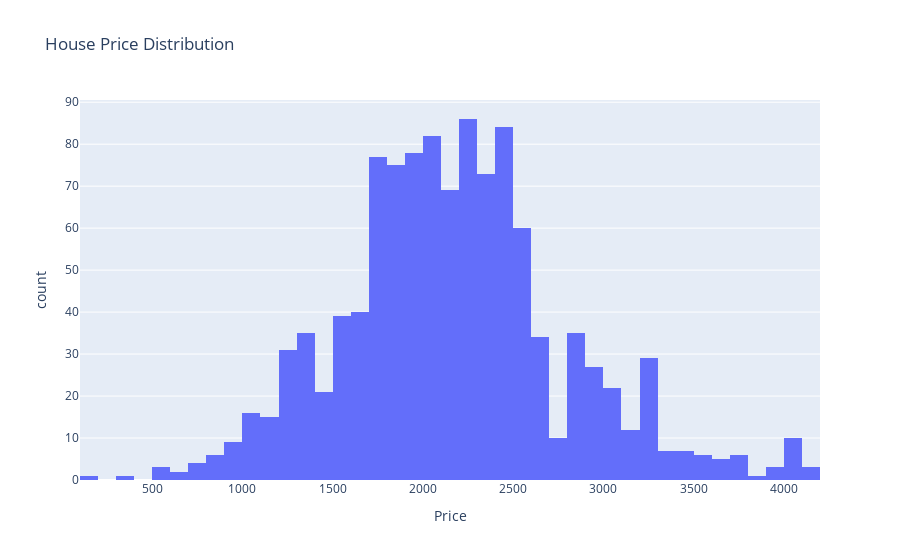

Here is the notebook cell this chart was saved with:
### Code cell
fig = px.histogram(eda_df, x="Price", title="House Price Distribution")
fig.show()

### Figure 1 — Plotly figure (JSON) as saved in the notebook; plotly's stock layout.template omitted (floating-point values rounded to 4 significant figures; data arrays with more than 128 entries replaced by an {"elided": "..."} marker saying what was removed)
{"data": [{"alignmentgroup": "True", "bingroup": "x", "hoverlabel": {"namelength": 0}, "hovertemplate": "Price=%{x}<br>count=%{y}", "legendgroup": "", "marker": {"color": "#636efa"}, "name": "", "offsetgroup": "", "orientation": "v", "showlegend": false, "type": "histogram", "x": {"elided": "1124 float values"}, "xaxis": "x", "yaxis": "y"}], "layout": {"barmode": "relative", "legend": {"tracegroupgap": 0}, "title": {"text": "House Price Distribution"}, "xaxis": {"anchor": "y", "domain": [0, 1], "title": {"text": "Price"}}, "yaxis": {"anchor": "x", "domain": [0, 1], "title": {"text": "count"}}}}
